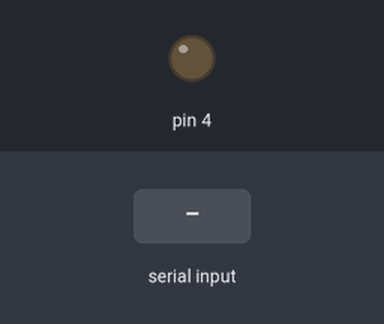
A sketch run on a simulated Arduino Uno, built with avr-gcc and run on an emulated ATmega328P. Parts: output pins drawn as LEDs (lit = HIGH). The test bench sets the inputs (shaded band). What the sketch prints to the serial monitor is not drawn.

Above: at 1.2 s.
1.3 s: "1" received over Serial
Timing chart, 0 to 4.3 s (numbered marks = the images above; inputs shaded):
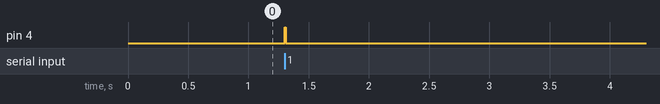

The sketch:

testImpulse.ino
```cpp
char receivedChar;
bool newData;
int delayTest = 50;

void setup() {
  // put your setup code here, to run once:
  pinMode(4, OUTPUT);
  digitalWrite(4, LOW);
  Serial.begin(115200);
  Serial.println("<Arduino is ready>");
}

void loop() {
 recvOneChar();
 showNewData();
}

void recvOneChar() {
 if (Serial.available() > 0) {
 receivedChar = Serial.read();
 newData = true;
 }
}

void showNewData() {
 if (newData == true) {
  if (receivedChar == '1') {
    delayTest = 10;
    Serial.println("New delay = 10ms");
  }
  else if (receivedChar == '2') {
    delayTest = 20;
    Serial.println("New delay = 20ms");
  }
  else if (receivedChar == '3') {
    delayTest = 50;
    Serial.println("New delay = 50ms");
  }
  else if (receivedChar == '4') {
    delayTest = 100;
    Serial.println("New delay = 100ms");
  }
  else if (receivedChar == '0') {
    delayTest = 5;
    Serial.println("New delay = 5ms");
  }
 digitalWrite(4, HIGH);
 Serial.println("Switching…");
 delay(delayTest);
 digitalWrite(4, LOW);
 newData = false;
 }
}
```

Measured:
- after the input at 1.3 s, pin 4: LOW → HIGH at once, → LOW 0.01 s later
